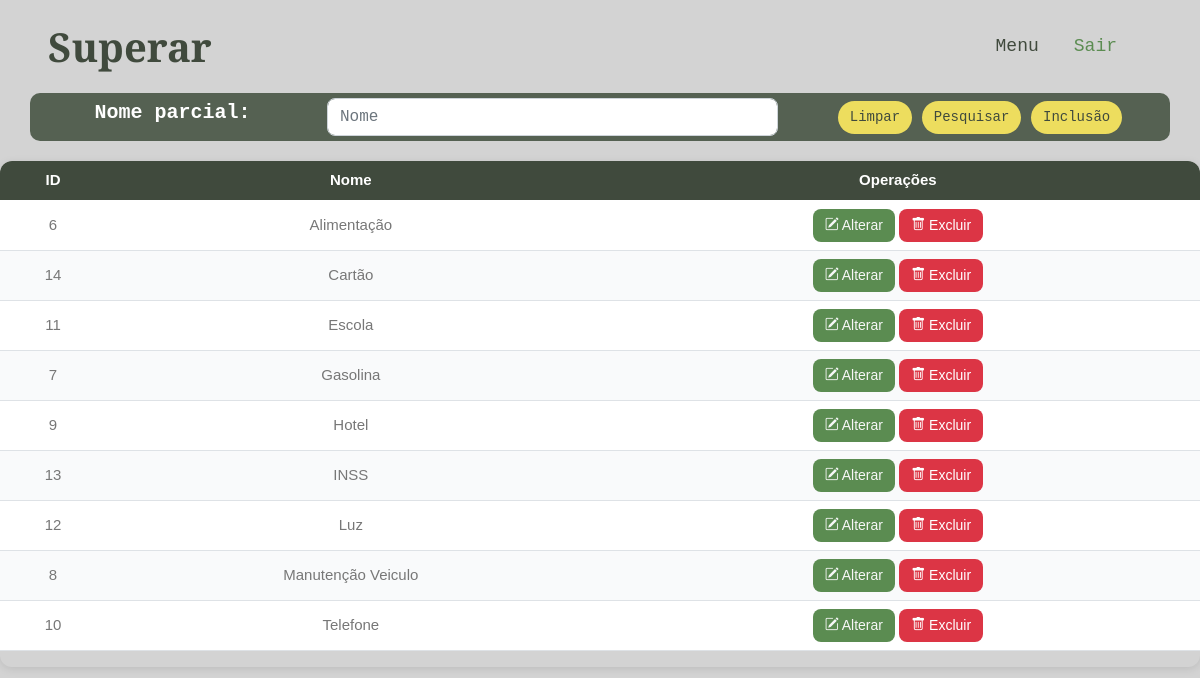
Before: /tpdselect.php (signed in) with the older database file.
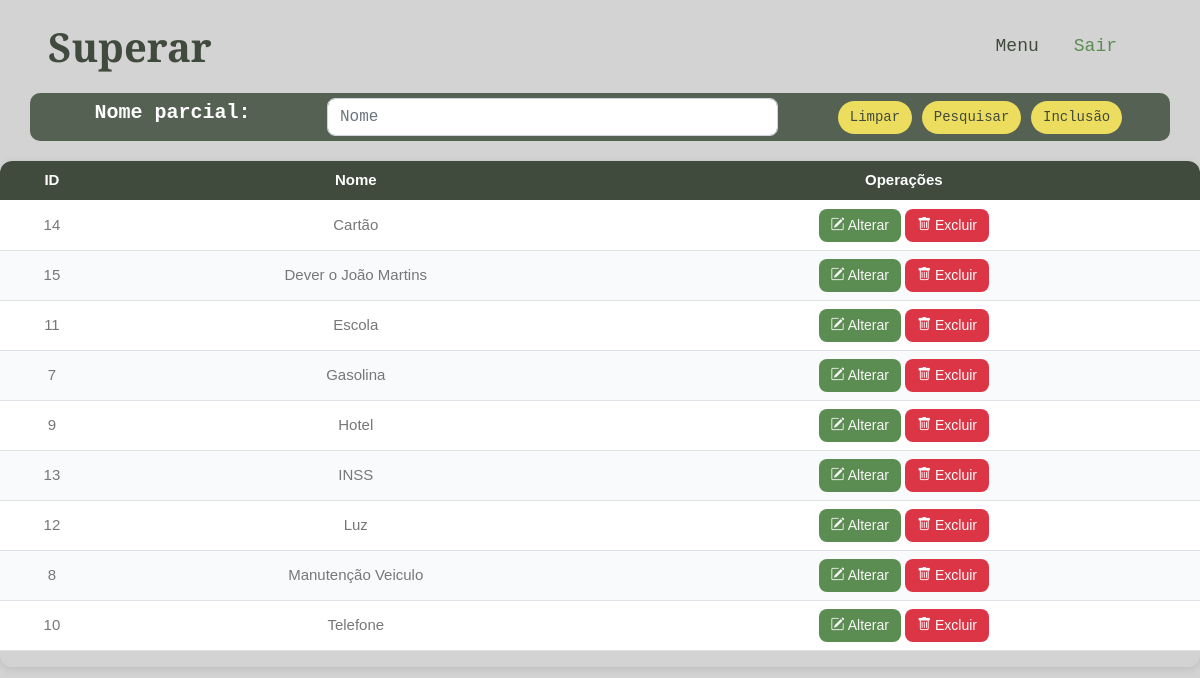
After: the same page with the newer database file.
### tables this page shows
CREATE TABLE `tipodespesa` (
  `id` int(11) NOT NULL,
  `nome` varchar(255) NOT NULL
);

### tpdselect.php (the view, shortened to what this page needs)
<?php
include('connect.php');
$sql = 'SELECT * FROM tipodespesa ORDER BY nome ASC';
$pesqnome = '';
if (isset($_POST['submit'])) {
    $pesqnome = mysqli_real_escape_string($con, $_POST['pesqnome']);
    $sql = "SELECT * FROM tipodespesa WHERE nome LIKE '%$pesqnome%' ORDER BY nome ASC";
} else {
    $sql = 'SELECT * FROM tipodespesa ORDER BY nome ASC';
}
$result = mysqli_query($con, $sql);
?>
<!DOCTYPE html>
<html lang="en">
<head>
    <link href="https://cdnjs.cloudflare.com/ajax/libs/font-awesome/5.10.0/css/all.min.css" rel="stylesheet">
    <link href="https://cdn.jsdelivr.net/npm/bootstrap-icons@1.4.1/font/bootstrap-icons.css" rel="stylesheet">
    <link href="lib/animate/animate.min.css" rel="stylesheet">
    <link href="lib/owlcarousel/assets/owl.carousel.min.css" rel="stylesheet">
    <link href="lib/lightbox/css/lightbox.min.css" rel="stylesheet">
    <link href="css/bootstrap.min.css" rel="stylesheet">
    <link href="css/style.css" rel="stylesheet">
</head>
<body>
    <nav class="navbar navbar-expand-lg  navbar-light sticky-top px-4 px-lg-5">
        <h1 class="m-0">Superar</h1>
        <div class="collapse navbar-collapse" id="navbarCollapse">
            <div class="navbar-nav ms-auto p-4 p-lg-0">
                <a href="menu.php" class="nav-item nav-link">Menu</a>
                <a href="logout.php" class="nav-item nav-link active">Sair</a>
            </div>
        </div>
    </nav>
    <div class="text-center mx-auto wow fadeInUp" data-wow-delay="0.1s">
        <div class="container" style="background-color: #556152;padding-top:5px; padding-bottom:5px; border-radius: 10px;">
            <form method="post" action="">
                <div class="row align-items-center">
                    <div class="col-md-3">
                        <h5 style="color: white;">Nome parcial:</h5>
                    </div>
                    <div class="col-md-5">
                        <input type="text" name="pesqnome" id="pesqnome" class="form-control" placeholder="Nome" value="<?php echo $pesqnome; ?>">
                    </div>
                    <div class="col-md-4">
                        <a href="tpdselect.php" class="btn btn-secondary rounded-pill">Limpar</a>
                        <button class="btn btn-secondary rounded-pill" type="submit" name="submit">Pesquisar</button>
                        <a href="tpdinsert.php" class="btn btn-secondary rounded-pill">Inclusão</a>
                    </div>
                </div>
            </form>
        </div>
    </div>
    <div class="table-container">
        <table class="table table-hover text-center">
            <thead>
                <tr>
                    <th>ID</th>
                    <th>Nome</th>
                    <th>Operações</th>
                </tr>
            </thead>
            <tbody>
                <?php
                if ($result && mysqli_num_rows($result) > 0) {
                    while ($row = mysqli_fetch_assoc($result)) {
                        echo "<tr>
                            <td>" . $row['id'] . "</td>
                            <td>" . $row['nome'] . "</td>
                            <td>
                               <a href='tpdupdate.php?updateid={$row['id']}' class='btn btn-sm btn-primary'>
                        <i class='bi bi-pencil-square'></i> Alterar
                      </a>
                      <a href='tpddelete.php?deleteid={$row['id']}' class='btn btn-sm btn-danger'>
                        <i class='bi bi-trash'></i> Excluir
                      </a>
                            </td>
                          </tr>";
                    }
                } else {
                    echo "<tr><td colspan='3'>Nenhum tipo de despesa encontrado.</td></tr>";
                }
                ?>
            </tbody>
        </table>
    </div>
</body>
</html>

Changed rows visible on the page:
removed tipodespesa: id "6", nome "Alimentação"
added tipodespesa: id "15", nome "Dever o João Martins"
